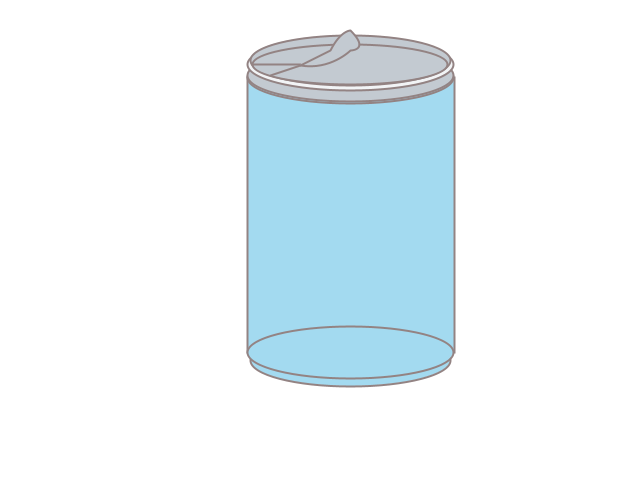
Frame 1 (no input)
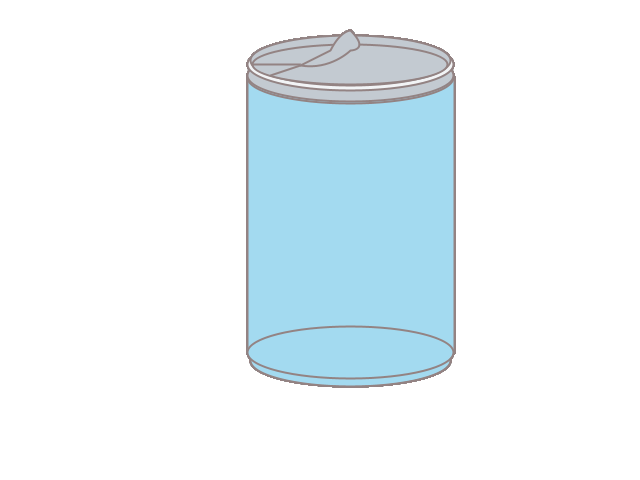
Frame 60 (the mouse pressed at the canvas centre just before this capture)
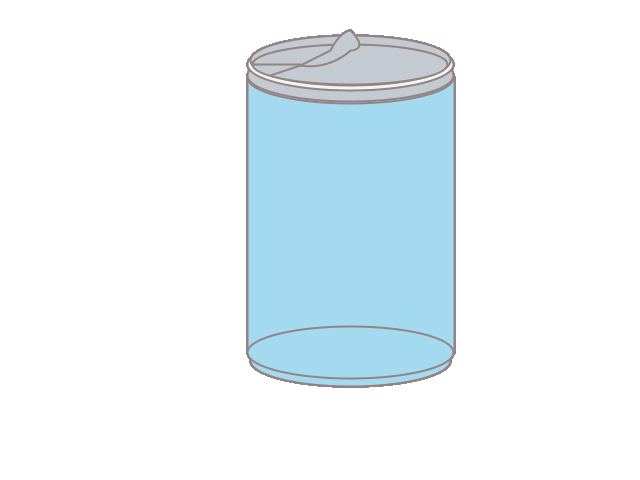
Frame 120 (the mouse held since frame 60 and released just before this capture)

The Processing sketch that drew these frames (run headless with seeded random() and noise(); from frame 60 on, the mouse is pressed at the canvas centre):

// Processing sketch: processing_18306
// ── processing_18306.pde



void setup() {
  size(640, 480);
  smooth();
  strokeWeight(2);
  background(255);
}

void draw() {
  
  stroke(147, 131, 131);
  fill(163, 218, 240);
  rect(247, 77, 207, 275);
  fill(163, 218, 240);
  ellipse(350, 360, 200, 52);
  ellipse(350, 352, 206, 52);
  fill(163, 218, 240);
  ellipse(350, 77, 206, 52);
   fill(195, 202, 209);
  ellipse(350, 75, 206, 52);
  fill(242, 244, 246);
  ellipse(350, 64, 206, 52);
  fill(195, 202, 209);
  ellipse(350, 60, 200, 50);
  fill(195, 202, 209);
  ellipse(350, 64, 195, 40);
  line(252, 64, 300, 64);
  
  

  fill(195, 202, 209);
  beginShape();
  vertex(300, 65);
  bezierVertex(330, 70, 350, 50, 350, 50);
  bezierVertex(350, 50, 370, 50, 350, 30);
  bezierVertex(350, 30, 340, 30, 330, 50);
  vertex(330, 50);
  vertex(300, 65);
  line(300, 65, 270, 75);
  endShape();
  /*curveVertex(350, 64);
  curveVertex(360, 68);
  curveVertex(380, 72);
  curveVertex(400, 76);
  curveVertex(360, 64);
  endShape();
  
  //Vertex(320, 70, 300, 70);
  */
  
  
}
